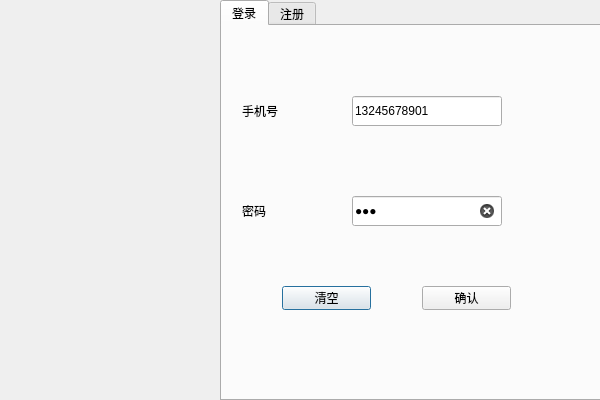
<?xml version="1.0" encoding="UTF-8"?>
<ui version="4.0">
 <class>LoginDialog</class>
 <widget class="QDialog" name="LoginDialog">
  <property name="geometry">
   <rect>
    <x>0</x>
    <y>0</y>
    <width>600</width>
    <height>400</height>
   </rect>
  </property>
  <property name="minimumSize">
   <size>
    <width>600</width>
    <height>400</height>
   </size>
  </property>
  <property name="maximumSize">
   <size>
    <width>600</width>
    <height>400</height>
   </size>
  </property>
  <property name="windowTitle">
   <string>Dialog</string>
  </property>
  <widget class="QTabWidget" name="tw_page">
   <property name="geometry">
    <rect>
     <x>220</x>
     <y>0</y>
     <width>381</width>
     <height>401</height>
    </rect>
   </property>
   <property name="currentIndex">
    <number>0</number>
   </property>
   <widget class="QWidget" name="page_login">
    <attribute name="title">
     <string>登录</string>
    </attribute>
    <widget class="QLabel" name="lb_tel">
     <property name="geometry">
      <rect>
       <x>20</x>
       <y>70</y>
       <width>111</width>
       <height>30</height>
      </rect>
     </property>
     <property name="text">
      <string>手机号</string>
     </property>
    </widget>
    <widget class="QLabel" name="lb_pass">
     <property name="geometry">
      <rect>
       <x>20</x>
       <y>170</y>
       <width>111</width>
       <height>30</height>
      </rect>
     </property>
     <property name="text">
      <string>密码</string>
     </property>
    </widget>
    <widget class="QLineEdit" name="le_tel">
     <property name="geometry">
      <rect>
       <x>130</x>
       <y>70</y>
       <width>150</width>
       <height>30</height>
      </rect>
     </property>
     <property name="text">
      <string>13245678901</string>
     </property>
    </widget>
    <widget class="QLineEdit" name="le_pass">
     <property name="geometry">
      <rect>
       <x>130</x>
       <y>170</y>
       <width>150</width>
       <height>30</height>
      </rect>
     </property>
     <property name="text">
      <string>123</string>
     </property>
     <property name="echoMode">
      <enum>QLineEdit::Password</enum>
     </property>
     <property name="clearButtonEnabled">
      <bool>true</bool>
     </property>
    </widget>
    <widget class="QPushButton" name="pb_clean">
     <property name="geometry">
      <rect>
       <x>60</x>
       <y>260</y>
       <width>89</width>
       <height>24</height>
      </rect>
     </property>
     <property name="text">
      <string>清空</string>
     </property>
    </widget>
    <widget class="QPushButton" name="pb_commit">
     <property name="geometry">
      <rect>
       <x>200</x>
       <y>260</y>
       <width>89</width>
       <height>24</height>
      </rect>
     </property>
     <property name="text">
      <string>确认</string>
     </property>
    </widget>
   </widget>
   <widget class="QWidget" name="page_register">
    <attribute name="title">
     <string>注册</string>
    </attribute>
    <widget class="QLineEdit" name="le_confirm_pass_register">
     <property name="geometry">
      <rect>
       <x>160</x>
       <y>130</y>
       <width>161</width>
       <height>30</height>
      </rect>
     </property>
     <property name="toolTip">
      <string>&lt;html&gt;&lt;head/&gt;&lt;body&gt;&lt;p&gt;请确认密码，保证两次输入一致&lt;/p&gt;&lt;/body&gt;&lt;/html&gt;</string>
     </property>
     <property name="echoMode">
      <enum>QLineEdit::Password</enum>
     </property>
     <property name="clearButtonEnabled">
      <bool>true</bool>
     </property>
    </widget>
    <widget class="QPushButton" name="pb_commit_register">
     <property name="geometry">
      <rect>
       <x>210</x>
       <y>250</y>
       <width>89</width>
       <height>24</height>
      </rect>
     </property>
     <property name="text">
      <string>确认</string>
     </property>
    </widget>
    <widget class="QLabel" name="lb_confirm_register">
     <property name="geometry">
      <rect>
       <x>50</x>
       <y>130</y>
       <width>111</width>
       <height>30</height>
      </rect>
     </property>
     <property name="text">
      <string>确认密码</string>
     </property>
    </widget>
    <widget class="QLabel" name="lb_tel_register">
     <property name="geometry">
      <rect>
       <x>50</x>
       <y>30</y>
       <width>111</width>
       <height>30</height>
      </rect>
     </property>
     <property name="text">
      <string>手机号</string>
     </property>
    </widget>
    <widget class="QPushButton" name="pb_clean_register">
     <property name="geometry">
      <rect>
       <x>80</x>
       <y>250</y>
       <width>89</width>
       <height>24</height>
      </rect>
     </property>
     <property name="text">
      <string>清空</string>
     </property>
    </widget>
    <widget class="QLineEdit" name="le_tel_register">
     <property name="geometry">
      <rect>
       <x>160</x>
       <y>30</y>
       <width>161</width>
       <height>30</height>
      </rect>
     </property>
     <property name="toolTip">
      <string>&lt;html&gt;&lt;head/&gt;&lt;body&gt;&lt;p&gt;请输入8-11位手机号&lt;/p&gt;&lt;/body&gt;&lt;/html&gt;</string>
     </property>
    </widget>
    <widget class="QLineEdit" name="le_name_register">
     <property name="geometry">
      <rect>
       <x>160</x>
       <y>170</y>
       <width>161</width>
       <height>30</height>
      </rect>
     </property>
     <property name="toolTip">
      <string>&lt;html&gt;&lt;head/&gt;&lt;body&gt;&lt;p&gt;请输入10位以内的昵称&lt;/p&gt;&lt;/body&gt;&lt;/html&gt;</string>
     </property>
    </widget>
    <widget class="QLabel" name="lb_name_register">
     <property name="geometry">
      <rect>
       <x>50</x>
       <y>170</y>
       <width>111</width>
       <height>30</height>
      </rect>
     </property>
     <property name="text">
      <string>昵称</string>
     </property>
    </widget>
    <widget class="QLineEdit" name="le_pass_register">
     <property name="geometry">
      <rect>
       <x>160</x>
       <y>80</y>
       <width>161</width>
       <height>30</height>
      </rect>
     </property>
     <property name="toolTip">
      <string>&lt;html&gt;&lt;head/&gt;&lt;body&gt;&lt;p&gt;请输入20位以内的密码&lt;/p&gt;&lt;p&gt;可以是数字或字符&lt;/p&gt;&lt;/body&gt;&lt;/html&gt;</string>
     </property>
     <property name="text">
      <string/>
     </property>
     <property name="echoMode">
      <enum>QLineEdit::Password</enum>
     </property>
     <property name="clearButtonEnabled">
      <bool>true</bool>
     </property>
    </widget>
    <widget class="QLabel" name="lb_pass_register">
     <property name="geometry">
      <rect>
       <x>50</x>
       <y>80</y>
       <width>111</width>
       <height>30</height>
      </rect>
     </property>
     <property name="text">
      <string>密码</string>
     </property>
    </widget>
   </widget>
  </widget>
  <widget class="QLabel" name="label">
   <property name="geometry">
    <rect>
     <x>0</x>
     <y>0</y>
     <width>220</width>
     <height>400</height>
    </rect>
   </property>
   <property name="text">
    <string/>
   </property>
   <property name="pixmap">
    <pixmap resource="../../resource.qrc">:/images/register.png</pixmap>
   </property>
   <property name="scaledContents">
    <bool>true</bool>
   </property>
  </widget>
 </widget>
 <tabstops>
  <tabstop>le_tel_register</tabstop>
  <tabstop>le_pass_register</tabstop>
  <tabstop>le_confirm_pass_register</tabstop>
  <tabstop>le_name_register</tabstop>
  <tabstop>pb_commit_register</tabstop>
  <tabstop>pb_clean_register</tabstop>
  <tabstop>tw_page</tabstop>
  <tabstop>le_tel</tabstop>
  <tabstop>le_pass</tabstop>
  <tabstop>pb_commit</tabstop>
  <tabstop>pb_clean</tabstop>
 </tabstops>
 <resources>
  <include location="../../resource.qrc"/>
 </resources>
 <connections/>
</ui>
